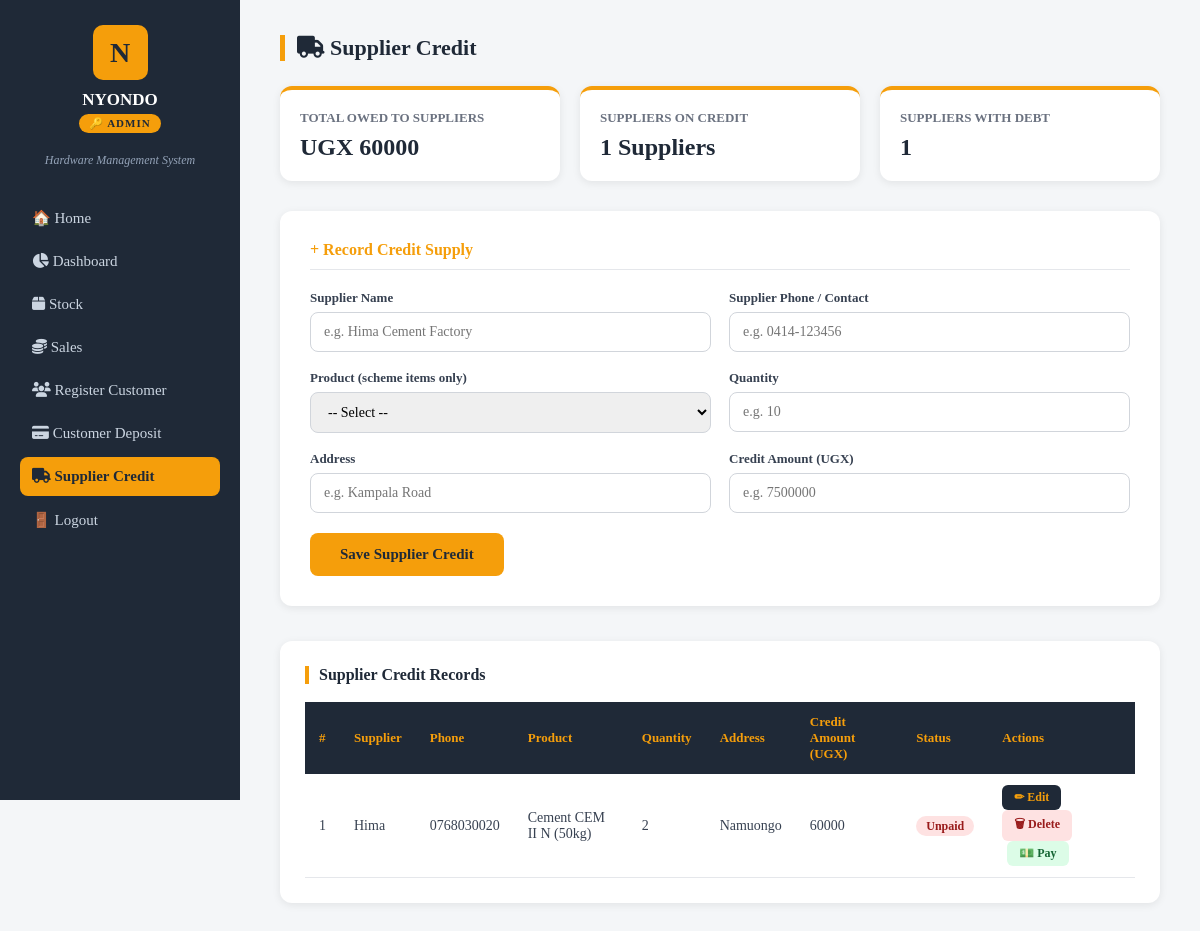
Before: /supplier_credit/ (signed in) with the older database file.
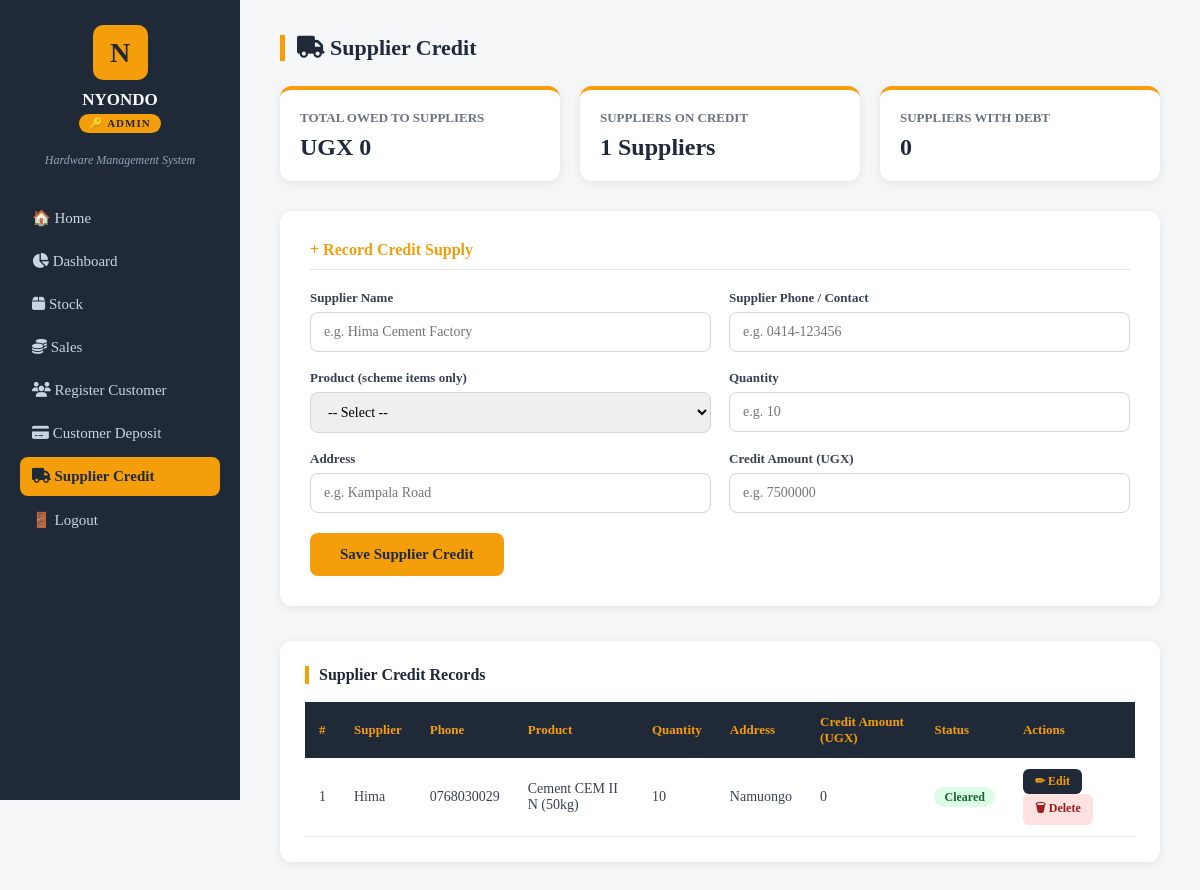
After: the same page with the newer database file.
### nyondoapp/models.py (models this page shows, shortened)
class Supplier(models.Model):
    name = models.CharField(max_length=200)
    phone = models.CharField(max_length=20)
    address = models.CharField(max_length=255, blank=True)
    product = models.ForeignKey(Product, on_delete=models.SET_NULL, null=True, blank=True)
    quantity = models.IntegerField(default=0)
    credit_amount = models.DecimalField(max_digits=10, decimal_places=2, default=0)  # how much we owe them
    date_added = models.DateField(auto_now_add=True)

class Product(models.Model):
    name = models.CharField(max_length=200)
    unit_cost = models.DecimalField(max_digits=10, decimal_places=2)  # buying price
    unit_price = models.DecimalField(max_digits=10, decimal_places=2)  # selling price
    quantity = models.IntegerField(default=0)  # current stock level

### nyondoapp/views.py (the view, shortened to what this page needs)
# urls.py: path('supplier_credit/', views.supplier_credit, name='supplier_credit'),
@login_required
def supplier_credit(request):
    role = get_user_role(request.user)
    if role == 'salesperson':
        messages.error(request, 'You are not authorized to access supplier credit.')
        return redirect('/dashboard/salesperson/')
    suppliers = Supplier.objects.all()
    total_credit = sum(s.credit_amount for s in suppliers)
    supplier_count = suppliers.count()
    suppliers_with_debt = suppliers.filter(credit_amount__gt=0).count()
    products = Product.objects.all()
    return render(request, 'supplier_credit.html', {
        'suppliers': suppliers,
        'total_credit': total_credit,
        'supplier_count': supplier_count,
        'suppliers_with_debt': suppliers_with_debt,
        'products': products,
    })

### nyondoapp/views.py (called while the page is built)
def get_user_role(user):
    groups = user.groups.values_list('name', flat=True)
    if 'admin' in groups:
        return 'admin'
    elif 'salesperson' in groups:
        return 'salesperson'
    elif 'stockmanager' in groups:
        return 'stockmanager'
    return None

### nyondoapp/templates/supplier_credit.html (shortened to what the changed rows need)
<!doctype html>
<html lang="en">
  <head>
    <link
      rel="stylesheet"
      href="https://cdnjs.cloudflare.com/ajax/libs/font-awesome/6.5.1/css/all.min.css"
    />
  </head>
  <body>
    <div class="sidebar">
      <h2>NYONDO</h2>
    </div>
    <div class="main">
      <div class="summary-cards">
        <div class="s-card">
          <h4>Total Owed to Suppliers</h4>
          <div class="val">UGX {{ total_credit|floatformat:0 }}</div>
        </div>
        <div class="s-card">
          <h4>Suppliers with Debt</h4>
          <div class="val">{{ suppliers_with_debt }}</div>
        </div>
      </div>
      <div class="table-section">
        <table>
          <thead>
            <tr>
              <th>#</th>
              <th>Supplier</th>
              <th>Phone</th>
              <th>Product</th>
              <th>Quantity</th>
              <th>Address</th>
              <th>Credit Amount (UGX)</th>
              <th>Status</th>
              <th>Actions</th>
            </tr>
          </thead>
          <tbody>
            {% for supplier in suppliers %}
            <tr>
              <td>{{ forloop.counter }}</td>
              <td>{{ supplier.name }}</td>
              <td>{{ supplier.phone }}</td>
              <td>
                {% if supplier.product %} {{ supplier.product.name }} {% else %}
                - {% endif %}
              </td>
              <td>{{ supplier.quantity|default:'-' }}</td>
              <td>{{ supplier.address }}</td>
              <td>{{ supplier.credit_amount|floatformat:0 }}</td>
              <td>
                {% if supplier.credit_amount > 0 %}
                <span class="badge-unpaid">Unpaid</span>
                {% else %}
                <span class="badge-paid">Cleared</span>
                {% endif %}
              </td>
              <td>
                <a
                  href="/supplier_credit/edit/{{ supplier.id }}/"
                  class="btn-edit"
                  >✏ Edit</a
                >
                <a
                  href="/supplier_credit/delete/{{ supplier.id }}/"
                  class="btn-delete"
                  onclick="return confirm('Delete {{ supplier.name }}?')"
                  >🗑 Delete</a
                >
                {% if supplier.credit_amount > 0 %}
                <a
                  href="/supplier_credit/pay/{{ supplier.id }}/"
                  class="btn-pay"
                  onclick="return confirm('Record full payment for {{ supplier.name }}?')"
                  >💵 Pay</a
                >
                {% endif %}
              </td>
            </tr>
            {% empty %}
            <tr>
              <td colspan="7" style="text-align: center; color: #9ca3af">
                No suppliers added yet
              </td>
            </tr>
            {% endfor %}
          </tbody>
        </table>
      </div>
    </div>
  </body>
</html>

Changed rows visible on the page:
changed Supplier "Hima": phone "0768030020" → "0768030029"; quantity "2" → "10"; credit_amount "60000" → "0"; credit_amount "Unpaid 💵 Pay" → "Cleared"
Other visible differences:
{{ total_credit|floatformat:0 }}: "60000" → "0"
{{ suppliers_with_debt }}: "1" → "0"
